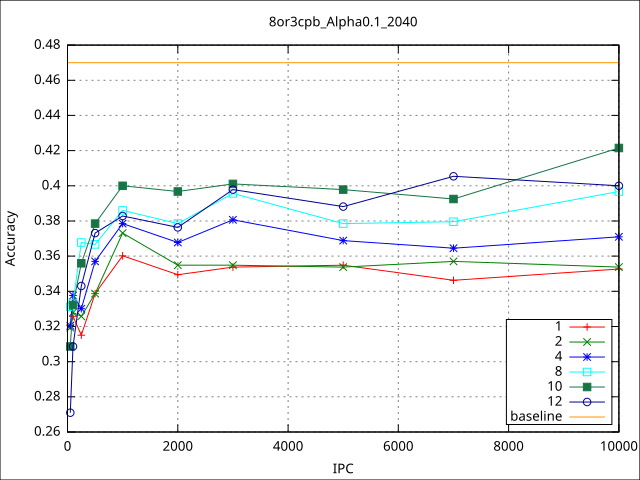

Write the gnuplot code that produced this figure.
set terminal svg size 640,480 fname 'Verdana' fsize 10
set object 1 rect from screen 0, 0, 0 to screen 1, 1, 0 behind
set object 1 rect fc  rgb 'white' fillstyle solid 1.0
set output './best_median_8or3cpb_Alpha0,1_2040.svg'
set grid
set key box right bottom
set title '8or3cpb_Alpha0.1_2040'
set xlabel 'IPC'
set ylabel 'Accuracy'
plot './best_median_8or3cpb_Alpha0.1_2040.txt' using 1:2 with linespoints title '1', \
'' using 1:3 with linespoints title '2', \
'' using 1:4 with linespoints title '4', \
'' using 1:5 with linespoints title '8', \
'' using 1:6 with linespoints title '10', \
'' using 1:7 with linespoints title '12', \
'' using 8:9 with lines title 'baseline', \
